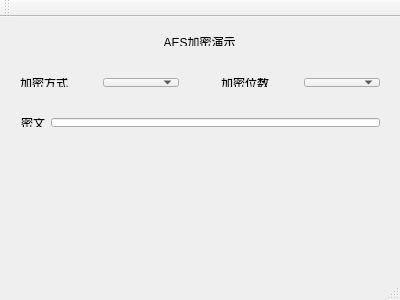
<?xml version="1.0" encoding="UTF-8"?>
<ui version="4.0">
 <class>MainWindow</class>
 <widget class="QMainWindow" name="MainWindow">
  <property name="geometry">
   <rect>
    <x>0</x>
    <y>0</y>
    <width>400</width>
    <height>300</height>
   </rect>
  </property>
  <property name="windowTitle">
   <string>MainWindow</string>
  </property>
  <widget class="QWidget" name="centralWidget">
   <widget class="QWidget" name="verticalLayoutWidget">
    <property name="geometry">
     <rect>
      <x>9</x>
      <y>9</y>
      <width>381</width>
      <height>31</height>
     </rect>
    </property>
    <layout class="QVBoxLayout" name="verticalLayout">
     <item>
      <widget class="QLabel" name="label">
       <property name="text">
        <string>AES加密演示</string>
       </property>
       <property name="alignment">
        <set>Qt::AlignCenter</set>
       </property>
      </widget>
     </item>
    </layout>
   </widget>
   <widget class="QWidget" name="horizontalLayoutWidget">
    <property name="geometry">
     <rect>
      <x>10</x>
      <y>130</y>
      <width>381</width>
      <height>121</height>
     </rect>
    </property>
    <layout class="QHBoxLayout" name="horizontalLayout_2"/>
   </widget>
   <widget class="QWidget" name="horizontalLayoutWidget_2">
    <property name="geometry">
     <rect>
      <x>9</x>
      <y>50</y>
      <width>181</width>
      <height>31</height>
     </rect>
    </property>
    <layout class="QHBoxLayout" name="horizontalLayout_3">
     <item>
      <widget class="QLabel" name="label_2">
       <property name="text">
        <string>加密方式</string>
       </property>
      </widget>
     </item>
     <item>
      <widget class="QComboBox" name="comboBox"/>
     </item>
    </layout>
   </widget>
   <widget class="QWidget" name="horizontalLayoutWidget_3">
    <property name="geometry">
     <rect>
      <x>210</x>
      <y>50</y>
      <width>181</width>
      <height>31</height>
     </rect>
    </property>
    <layout class="QHBoxLayout" name="horizontalLayout">
     <item>
      <widget class="QLabel" name="label_3">
       <property name="text">
        <string>加密位数</string>
       </property>
      </widget>
     </item>
     <item>
      <widget class="QComboBox" name="comboBox_2"/>
     </item>
    </layout>
   </widget>
   <widget class="QWidget" name="horizontalLayoutWidget_4">
    <property name="geometry">
     <rect>
      <x>10</x>
      <y>90</y>
      <width>381</width>
      <height>31</height>
     </rect>
    </property>
    <layout class="QHBoxLayout" name="horizontalLayout_4">
     <item>
      <widget class="QLabel" name="label_4">
       <property name="text">
        <string>密文</string>
       </property>
      </widget>
     </item>
     <item>
      <widget class="QLineEdit" name="lineEdit"/>
     </item>
    </layout>
   </widget>
  </widget>
  <widget class="QMenuBar" name="menuBar">
   <property name="geometry">
    <rect>
     <x>0</x>
     <y>0</y>
     <width>400</width>
     <height>21</height>
    </rect>
   </property>
  </widget>
  <widget class="QToolBar" name="mainToolBar">
   <attribute name="toolBarArea">
    <enum>TopToolBarArea</enum>
   </attribute>
   <attribute name="toolBarBreak">
    <bool>false</bool>
   </attribute>
  </widget>
  <widget class="QStatusBar" name="statusBar"/>
 </widget>
 <layoutdefault spacing="6" margin="11"/>
 <resources/>
 <connections/>
</ui>
